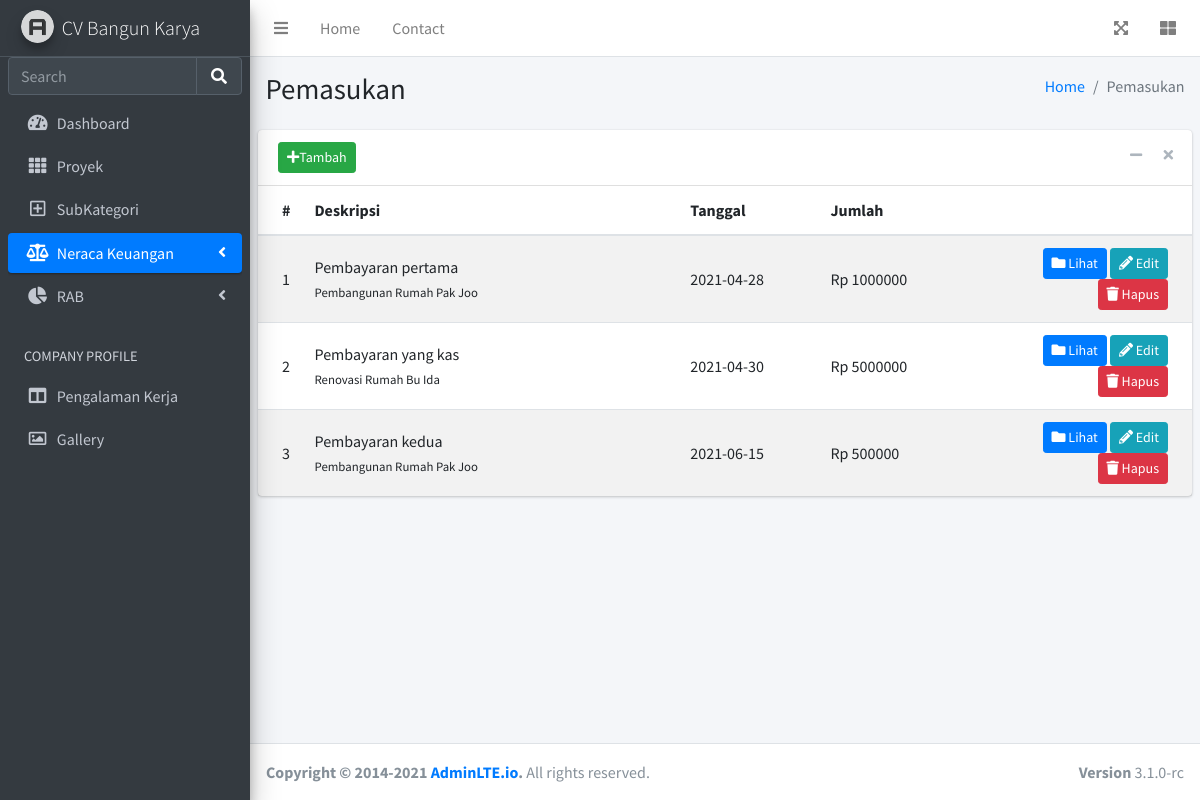
The page /pemasukan on the database as committed earlier.
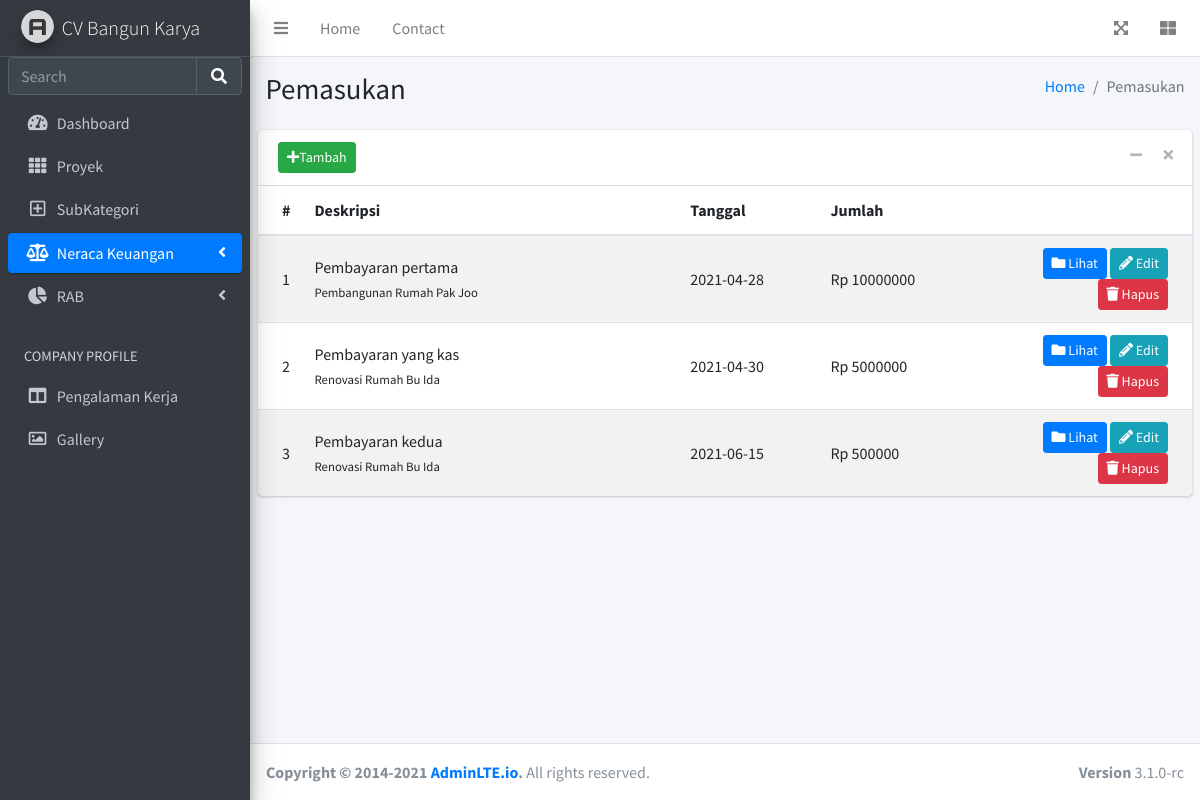
The same page on the database as committed later.
### app.py (models this page shows)
class Pemasukan(db.Model):
    id = db.Column(db.Integer, primary_key=True)
    nama_proyek = db.Column(db.String(100), nullable=False)
    tanggal = db.Column(db.String(20), nullable=False)
    subkategori = db.Column(db.String(100), nullable=False)
    deskripsi = db.Column(db.String(100), nullable=False)
    jumlah = db.Column(db.String(50), nullable=False)
    bukti = db.Column(db.String(200), nullable=True)
    date_created = db.Column(db.DateTime, default=datetime.utcnow)

### app.py (the view)
@app.route('/pemasukan', methods=['POST', 'GET'])
def pemasukan():
    if request.method == 'POST':
        try:
            sub = SubkategoriNeraca.query.filter_by(kategori='Pemasukan').all()
            proyek = Proyek.query.all()
            f = request.files['bukti']
            f.save(os.path.join(app.config['UPLOAD_PATH'], f.filename))
            Current_Date = datetime.now().strftime("%d-%b-%Y_%H.%M")
            nama = r'Pemasukan_'+ str(Current_Date) +'.png'
            os.rename(app.config['UPLOAD_PATH'] + f.filename, app.config['UPLOAD_PATH'] + nama)
            nama = r'media/'+ nama
            nilai = coba(2)
            jum = nilai[0]
            tgl = nilai[1]
            desk = nilai[2]
            flash('Foto Bukti Berhasil Discan', 'bg-success')
            return render_template('/pemasukan/pemasukan_add.html', subkategori = sub, proyeks = proyek, tgl = tgl, desk = desk, jumlah = jum, bukti = nama)
        except:
            flash('Foto Bukti Gagal Discan', 'bg-danger')
            return redirect('/pemasukan')
    else:
        pemasukan = Pemasukan.query.order_by(Pemasukan.date_created).all()
        return render_template('/pemasukan/pemasukan.html', pemasukans = pemasukan)

### templates/pemasukan/pemasukan.html (shortened to what this page needs)
{% extends 'base.html' %}
{% block status_neraca %} active {% endblock %}
{% block body %}
<div class="content-wrapper">
    <section class="content-header">
      <div class="container-fluid">
        <div class="row mb-2">
          <div class="col-sm-6">
            <h1>Pemasukan</h1>
          </div>
          <div class="col-sm-6">
            <ol class="breadcrumb float-sm-right">
              <li class="breadcrumb-item"><a href="/">Home</a></li>
              <li class="breadcrumb-item active">Pemasukan</li>
            </ol>
          </div>
        </div>
      </div>
    </section>
    <section class="content">
      <div class="card">
        <div class="card-header">
          <button type="button" class="btn btn-success btn-sm" data-toggle="modal" data-target="#modal-default">
            <i class="fas fa-plus"></i>Tambah
          </button>
          <div class="card-tools">
            <button type="button" class="btn btn-tool" data-card-widget="collapse" title="Collapse">
              <i class="fas fa-minus"></i>
            </button>
            <button type="button" class="btn btn-tool" data-card-widget="remove" title="Remove">
              <i class="fas fa-times"></i>
            </button>
          </div>
        </div>
        <div class="card-body p-0">
          <table class="table table-striped projects">
              <thead>
                  <tr>
                      <th style="width: 2%">
                          #
                      </th>
                      <th>
                          Deskripsi
                      </th>
                      <th style="width: 15%">
                          Tanggal
                      </th>
                      <th style="width: 15%">
                          Jumlah
                      </th>
                      <th style="width: 25%">
                      </th>
                  </tr>
              </thead>
              <tbody>
                {% for pemasukan in pemasukans %}
                  <tr>
                      <td>
                          {{ pemasukan.id }}
                      </td>
                      <td>
                          <a>
                              {{ pemasukan.deskripsi }}
                          </a>
                          <br/>
                          <small>
                              {{ pemasukan.nama_proyek }}
                          </small>
                      </td>
                      <td>
                          {{ pemasukan.tanggal }}
                      </td>
                      <td>
                          Rp {{ pemasukan.jumlah }}
                      </td>
                      <td class="project-actions text-right">
                          <a class="btn btn-primary btn-sm" href="/pemasukan/{{ pemasukan.id }}">
                              <i class="fas fa-folder">
                              </i>
                              Lihat
                          </a>
                          <a class="btn btn-info btn-sm" href="/pemasukan/edit/{{ pemasukan.id }}">
                              <i class="fas fa-pencil-alt">
                              </i>
                              Edit
                          </a>
                          <a class="btn btn-danger btn-sm" href="/pemasukan/delete/{{ pemasukan.id }}">
                              <i class="fas fa-trash">
                              </i>
                              Hapus
                          </a>
                      </td>
                  </tr>
                {% endfor %}
              </tbody>
          </table>
        </div>
      </div>
    </section>
  </div>
{% endblock %}

Rows that differ between the two databases and show on the page:
changed Pemasukan "Pembayaran pertama": jumlah "1000000" → "10000000"
changed Pemasukan "Pembayaran kedua": nama_proyek "Pembangunan Rumah Pak Joo" → "Renovasi Rumah Bu Ida"
